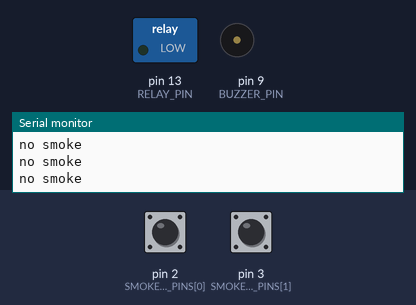
The sketch below on a simulated Arduino Uno, built with avr-gcc and run on an emulated ATmega328P. Shown: switched loads named in the sketch (green lamp = pin HIGH), buzzer (waves = sounding), the last lines printed to the serial monitor. The test bench sets the inputs (shaded band); at power-on: pin 2 (SMOKE_DETECTOR_PINS[0]) HIGH, pin 3 (SMOKE_DETECTOR_PINS[1]) HIGH. Pins used as bus, display or sensor lines are not drawn.

Above: at 2.8 s.
2.9 s: pin 2 (SMOKE_DETECTOR_PINS[0]) pulled LOW for 1.2 s
At 3.8 s:
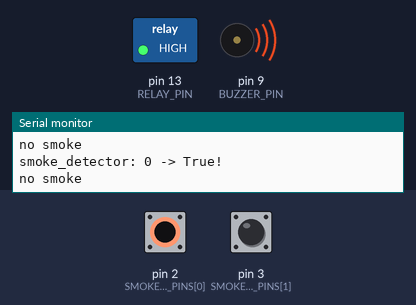
8.2 s: pin 2 (SMOKE_DETECTOR_PINS[0]) pulled LOW for 3.2 s
At 14.6 s:
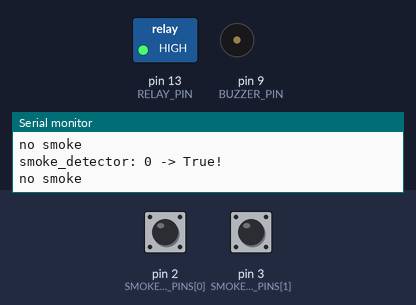
15.5 s: pin 3 (SMOKE_DETECTOR_PINS[1]) pulled LOW for 1.2 s
At 17.4 s:
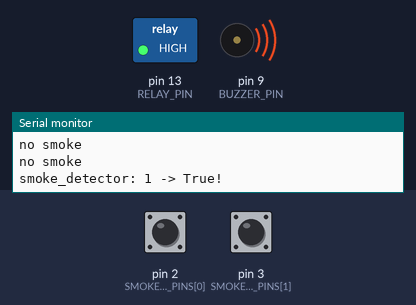
Timing chart, 0 to 23.5 s (numbered marks = the images above; inputs shaded):
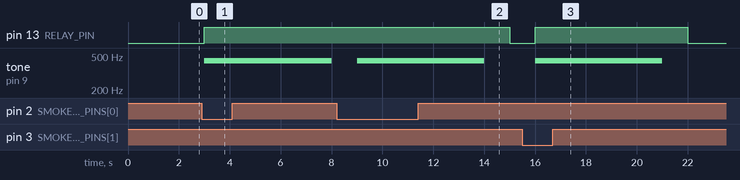

The sketch:

smoke_detector.ino
```cpp
#include <SoftwareSerial.h>
SoftwareSerial esp8266Serial(8, 7); // RX | TX

const int SMOKE_DETECTOR_PINS[] = {2,3};
const int NUM_OF_SMOKE_DETECTOR_PINS = sizeof(SMOKE_DETECTOR_PINS) / sizeof(SMOKE_DETECTOR_PINS[0]);
bool SmokeFound = false;
int SmokeRoom = 0;
const int BUZZER_PIN = 9;
const int RELAY_PIN = 13;

void setup() {
  // set up all pins
  for (int i = 0; i < NUM_OF_SMOKE_DETECTOR_PINS; i++) {
    pinMode(SMOKE_DETECTOR_PINS[i], INPUT);
  }
  pinMode(BUZZER_PIN, OUTPUT);
  pinMode(RELAY_PIN, OUTPUT);
  pinMode(8,INPUT);
  pinMode(7,OUTPUT);
  esp8266Serial.begin(9600);
  Serial.begin(9600);
}

void loop() {
  // loop for check all sensor
  if(!SmokeFound){
    for (int i = 0; i < NUM_OF_SMOKE_DETECTOR_PINS; i++) {
      int SmokeVal = digitalRead(SMOKE_DETECTOR_PINS[i]);
      if(SmokeVal == 0){
        SmokeFound = true;
        SmokeRoom = i+1;
          Serial.print("smoke_detector: ");
          Serial.print(i);
          Serial.println(" -> True!");
        }else{
          Serial.println("no smoke");
      }
      //Serial.println("IN TEST ** : " + String(SmokeVal));
    }
  }

  // alarm when detect smoke
  if(SmokeFound){
      tone(BUZZER_PIN, 440, 5000);
      analogWrite(BUZZER_PIN, 255);
      digitalWrite(RELAY_PIN, 1);
      delay(5000);
      esp8266Serial.print(SmokeRoom);
      SmokeFound = false;
  }else {
      analogWrite(BUZZER_PIN, 0);
      digitalWrite(RELAY_PIN, 0);
  }
  delay(1000);
}
```

Measured:
- after the input at 2.9 s, pin 13 (RELAY_PIN): LOW → HIGH after 0.10 s; tone on pin 9 (BUZZER_PIN): silent → 440 Hz after 0.10 s, → silent 5.0 s later
- after the input at 8.2 s, pin 13 (RELAY_PIN): HIGH → LOW after 6.8 s instead of 0.80 s; tone on pin 9 (BUZZER_PIN): silent → 440 Hz after 0.80 s, → silent 5.0 s later
- after the input at 15.5 s, pin 13 (RELAY_PIN): LOW → HIGH after 0.50 s, → LOW 6.0 s later; tone on pin 9 (BUZZER_PIN): silent → 440 Hz after 0.50 s, → silent 5.0 s later
